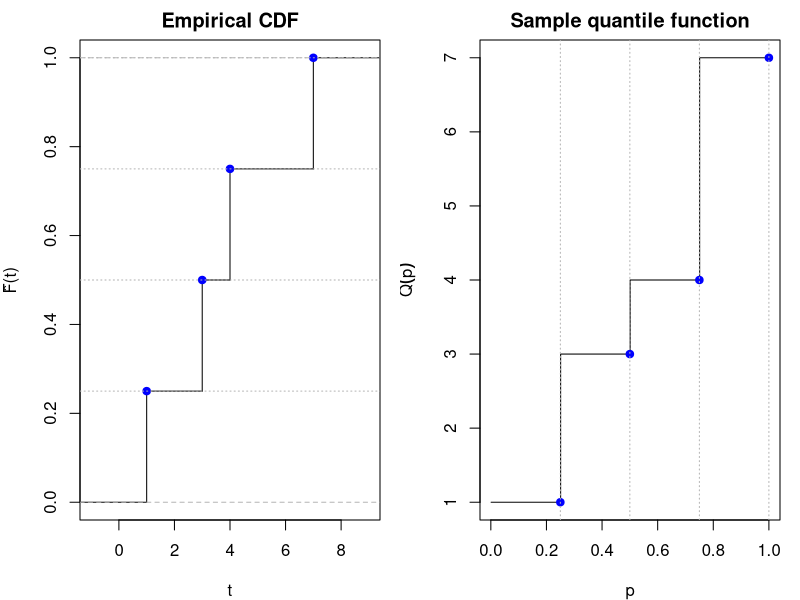

Generate this figure with R:
## ---- chunk 1
#| label: fig-ecdf-sample-quantile-example
#| fig-cap: >
#|   Relationship between the empirical CDF and sample quantiles
#|   for data 1, 3, 4, 7.
#|   Left:
#|   ECDF with points $(x_{(i)}, i/n)$.
#|   Right:
#|   sample quantile function with points $(i/n, x_{(i)})$.
#| fig-width: 10
#| fig-height: 4
x <- c(1, 3, 4, 7)
n <- length(x)
x_ord <- sort(x)
p_ord <- seq_len(n) / n

old_par <- par(mfrow = c(1, 2), mar = c(4, 4, 2, 1))
plot(
  ecdf(x),
  verticals = TRUE,
  do.points = FALSE,
  xlab = "t",
  ylab = "F̂(t)",
  main = "Empirical CDF"
)
points(x_ord, p_ord, pch = 19, col = "blue")
abline(h = p_ord, lty = 3, col = "gray70")

p_grid <- seq(0.001, 1, length.out = 1000)
q_vals <- quantile(x, probs = p_grid, type = 1, names = FALSE)
plot(
  p_grid,
  q_vals,
  type = "s",
  xlab = "p",
  ylab = expression(hat(Q)(p)),
  main = "Sample quantile function",
  ylim = range(x_ord)
)
points(p_ord, x_ord, pch = 19, col = "blue")
abline(v = p_ord, lty = 3, col = "gray70")
par(old_par)
